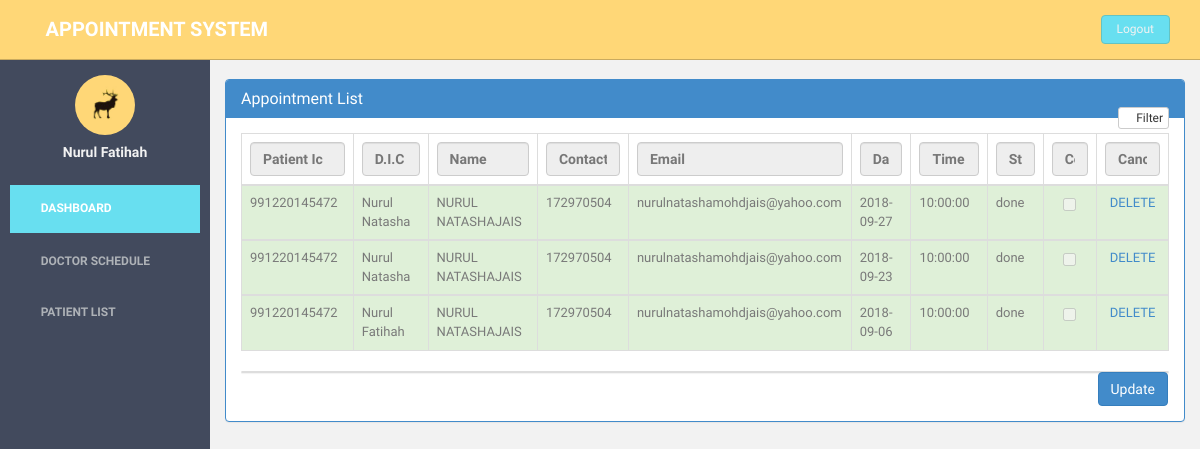
/doctor/index.php (signed in), run on an earlier commit of the app's database.
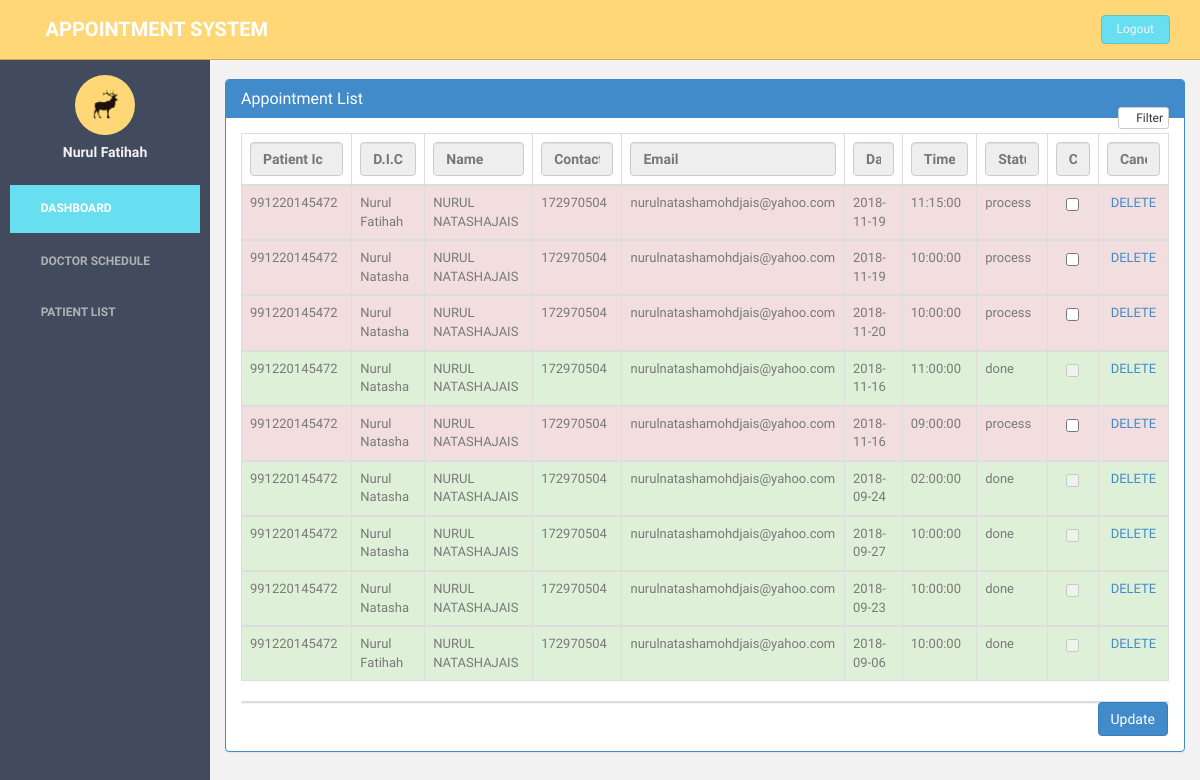
And on a later commit of the database.
### tables this page shows
CREATE TABLE `appointment` (
  `appId` int(3) NOT NULL,
  `patientIc` bigint(12) NOT NULL,
  `scheduleId` int(10) NOT NULL,
  `appSymptom` varchar(100) NOT NULL,
  `appComment` varchar(100) NOT NULL,
  `status` varchar(10) NOT NULL DEFAULT 'process'
);

CREATE TABLE `doctorschedule` (
  `doctorname` varchar(100) NOT NULL,
  `scheduleId` int(11) NOT NULL,
  `scheduleDate` date NOT NULL,
  `scheduleDay` varchar(15) NOT NULL,
  `startTime` time NOT NULL,
  `bookAvail` varchar(10) NOT NULL
);

CREATE TABLE `patient` (
  `icPatient` bigint(12) NOT NULL,
  `password` varchar(20) NOT NULL,
  `patientFirstName` varchar(20) NOT NULL,
  `patientLastName` varchar(20) NOT NULL,
  `patientMaritialStatus` varchar(10) NOT NULL,
  `patientDOB` date NOT NULL,
  `patientGender` varchar(10) NOT NULL,
  `patientAddress` varchar(100) NOT NULL,
  `patientPhone` varchar(15) NOT NULL,
  `patientEmail` varchar(100) NOT NULL,
  `type` int(1) NOT NULL
);

### doctor/index.php (the view, shortened to what the changed rows need)
<?php
include_once '../assets/conn/dbconnect.php';
?>
<!DOCTYPE html>
<html lang="en">
  <head>
    <link href="assets/css/bootstrap1.css" rel="stylesheet">
    <link href="assets/font-awesome/css/font-awesome.css" rel="stylesheet" />
    <link rel="stylesheet" type="text/css" href="assets/css/zabuto_calendar.css">
    <link rel="stylesheet" type="text/css" href="assets/js/gritter/css/jquery.gritter.css" />
    <link rel="stylesheet" type="text/css" href="assets/lineicons/style.css">
    <link href="assets/css/style1.css" rel="stylesheet">
    <link href="assets/css/style-responsive.css" rel="stylesheet">
  </head>
  <body>
  <section id="container" >
      <section id="main-content">
          <section class="wrapper"><br>
                    <div class="panel panel-primary filterable">
                        <div class="panel-body">
                        <table class="table table-hover table-bordered">
                            <thead>
                                <tr class="filters">
                                    <th><input type="text" class="form-control" placeholder="Patient Ic" disabled></th>
                                    <th><input type="text" class="form-control" placeholder="D.I.C" disabled></th>
                                    <th><input type="text" class="form-control" placeholder="Name" disabled></th>
                                    <th><input type="text" class="form-control" placeholder="Contact No" disabled></th>
                                    <th><input type="text" class="form-control" placeholder="Email" disabled></th>
                                    <th><input type="text" class="form-control" placeholder="Date" disabled></th>
                                    <th><input type="text" class="form-control" placeholder="Time" disabled></th>
                                    <th><input type="text" class="form-control" placeholder="Status" disabled></th>
                                    <th><input type="text" class="form-control" placeholder="Complete" disabled></th>
                                    <th><input type="text" class="form-control" placeholder="Cancel" disabled></th>
                                </tr>
                            </thead>
                            <?php
                            $res = mysqli_query($con, "SELECT a.*, b.*,c.*
                            FROM patient a
                            JOIN appointment b
                            On a.icPatient = b.patientIc
                            JOIN doctorschedule c
                            On b.scheduleId=c.scheduleId
                            Order By appId desc");
                            while ($appointment=mysqli_fetch_array($res)) {
                                if ($appointment['status']=='process') {
                                    $status="danger";
                                    $checked='';
                                } else {
                                    $status="success";
                                    $checked = 'disabled';
                                }
                                echo "<tbody>";
                                echo "<tr class='$status'>";
                                    echo "<td>" . $appointment['patientIc'] . "</td>";
                                    echo "<td>" . $appointment['doctorname'] . "</td>";
                                    echo "<td>" . $appointment['patientFirstName'] . $appointment['patientLastName'] . "</td>";
                                    echo "<td>" . $appointment['patientPhone'] . "</td>";
                                    echo "<td>" . $appointment['patientEmail'] . "</td>";
                                    echo "<td>" . $appointment['scheduleDate'] . "</td>";
                                    echo "<td>" . $appointment['startTime'] . "</td>";
                                    echo "<td>". $appointment['status'] . "</td>";
                                    echo "<form method='POST'>";
                                    echo "<td class='text-center'><input type='checkbox' name='enable' id='enable' value='".$appointment['appId']."' onclick='chkit(".$appointment['appId'].",this.checked);' ".$checked."></td>";
                                    echo "<td class='text-center'><a href='#' id='".$appointment['appId']."' class='delete'>DELETE</a>
                            </td>";
                            }
                                echo "</tr>";
                           echo "</tbody>";
                       echo "</table>";
                        ?>
                    </div>
                </div>
          </section>
      </section>
  </section>
  </body>
</html>

What changed in the data, as far as the page shows it:
added appointment: patientIc "991220145472", scheduleId.doctorname "Nurul Fatihah", patientIc.patientFirstName "NURUL NATASHA", patientIc.patientLastName "JAIS", patientIc.patientPhone "172970504", patientIc.patientEmail "nurulnatashamohdjais@yahoo.com", scheduleId.scheduleDate "2018-11-19", scheduleId.startTime "11:15:00", status "process"
added appointment: patientIc "991220145472", scheduleId.doctorname "Nurul Natasha", patientIc.patientFirstName "NURUL NATASHA", patientIc.patientLastName "JAIS", patientIc.patientPhone "172970504", patientIc.patientEmail "nurulnatashamohdjais@yahoo.com", scheduleId.scheduleDate "2018-11-19", scheduleId.startTime "10:00:00", status "process"
added appointment: patientIc "991220145472", scheduleId.doctorname "Nurul Natasha", patientIc.patientFirstName "NURUL NATASHA", patientIc.patientLastName "JAIS", patientIc.patientPhone "172970504", patientIc.patientEmail "nurulnatashamohdjais@yahoo.com", scheduleId.scheduleDate "2018-11-20", scheduleId.startTime "10:00:00", status "process"
added appointment: patientIc "991220145472", scheduleId.doctorname "Nurul Natasha", patientIc.patientFirstName "NURUL NATASHA", patientIc.patientLastName "JAIS", patientIc.patientPhone "172970504", patientIc.patientEmail "nurulnatashamohdjais@yahoo.com", scheduleId.scheduleDate "2018-11-16", scheduleId.startTime "11:00:00", status "done"
added appointment: patientIc "991220145472", scheduleId.doctorname "Nurul Natasha", patientIc.patientFirstName "NURUL NATASHA", patientIc.patientLastName "JAIS", patientIc.patientPhone "172970504", patientIc.patientEmail "nurulnatashamohdjais@yahoo.com", scheduleId.scheduleDate "2018-11-16", scheduleId.startTime "09:00:00", status "process"
added appointment: patientIc "991220145472", scheduleId.doctorname "Nurul Natasha", patientIc.patientFirstName "NURUL NATASHA", patientIc.patientLastName "JAIS", patientIc.patientPhone "172970504", patientIc.patientEmail "nurulnatashamohdjais@yahoo.com", scheduleId.scheduleDate "2018-09-24", scheduleId.startTime "02:00:00", status "done"
